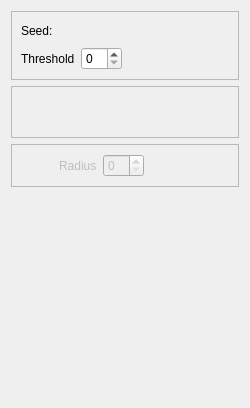
<?xml version="1.0" encoding="UTF-8"?>
<ui version="4.0">
 <class>ESPINA::SeedGrowSegmentationRefineWidget</class>
 <widget class="QWidget" name="ESPINA::SeedGrowSegmentationRefineWidget">
  <property name="geometry">
   <rect>
    <x>0</x>
    <y>0</y>
    <width>250</width>
    <height>408</height>
   </rect>
  </property>
  <property name="sizePolicy">
   <sizepolicy hsizetype="Minimum" vsizetype="Preferred">
    <horstretch>0</horstretch>
    <verstretch>0</verstretch>
   </sizepolicy>
  </property>
  <property name="minimumSize">
   <size>
    <width>250</width>
    <height>0</height>
   </size>
  </property>
  <property name="windowTitle">
   <string>Form</string>
  </property>
  <layout class="QVBoxLayout" name="verticalLayout_3">
   <item>
    <widget class="QFrame" name="frame">
     <property name="frameShape">
      <enum>QFrame::StyledPanel</enum>
     </property>
     <property name="frameShadow">
      <enum>QFrame::Raised</enum>
     </property>
     <layout class="QVBoxLayout" name="verticalLayout_2">
      <item>
       <layout class="QHBoxLayout" name="horizontalLayout_2">
        <item>
         <widget class="QLabel" name="label_6">
          <property name="text">
           <string>Seed:</string>
          </property>
         </widget>
        </item>
        <item>
         <widget class="QLabel" name="seed">
          <property name="minimumSize">
           <size>
            <width>50</width>
            <height>0</height>
           </size>
          </property>
          <property name="text">
           <string/>
          </property>
         </widget>
        </item>
        <item>
         <spacer name="horizontalSpacer_4">
          <property name="orientation">
           <enum>Qt::Horizontal</enum>
          </property>
          <property name="sizeHint" stdset="0">
           <size>
            <width>40</width>
            <height>20</height>
           </size>
          </property>
         </spacer>
        </item>
       </layout>
      </item>
      <item>
       <layout class="QHBoxLayout" name="horizontalLayout">
        <item>
         <widget class="QLabel" name="label">
          <property name="sizePolicy">
           <sizepolicy hsizetype="Maximum" vsizetype="Preferred">
            <horstretch>0</horstretch>
            <verstretch>0</verstretch>
           </sizepolicy>
          </property>
          <property name="maximumSize">
           <size>
            <width>72</width>
            <height>16777215</height>
           </size>
          </property>
          <property name="text">
           <string>Threshold</string>
          </property>
         </widget>
        </item>
        <item>
         <widget class="QSpinBox" name="threshold">
          <property name="sizePolicy">
           <sizepolicy hsizetype="Maximum" vsizetype="Fixed">
            <horstretch>0</horstretch>
            <verstretch>0</verstretch>
           </sizepolicy>
          </property>
         </widget>
        </item>
        <item>
         <spacer name="horizontalSpacer_3">
          <property name="orientation">
           <enum>Qt::Horizontal</enum>
          </property>
          <property name="sizeHint" stdset="0">
           <size>
            <width>40</width>
            <height>20</height>
           </size>
          </property>
         </spacer>
        </item>
       </layout>
      </item>
     </layout>
    </widget>
   </item>
   <item>
    <widget class="QFrame" name="roiFrame">
     <property name="frameShape">
      <enum>QFrame::StyledPanel</enum>
     </property>
     <property name="frameShadow">
      <enum>QFrame::Raised</enum>
     </property>
     <layout class="QHBoxLayout" name="horizontalLayout_5">
      <item>
       <widget class="QPushButton" name="discardROIModifications">
        <property name="enabled">
         <bool>true</bool>
        </property>
        <property name="sizePolicy">
         <sizepolicy hsizetype="Fixed" vsizetype="Fixed">
          <horstretch>0</horstretch>
          <verstretch>0</verstretch>
         </sizepolicy>
        </property>
        <property name="minimumSize">
         <size>
          <width>32</width>
          <height>32</height>
         </size>
        </property>
        <property name="maximumSize">
         <size>
          <width>32</width>
          <height>32</height>
         </size>
        </property>
        <property name="baseSize">
         <size>
          <width>32</width>
          <height>32</height>
         </size>
        </property>
        <property name="toolTip">
         <string>Discard ROI modifications</string>
        </property>
        <property name="text">
         <string/>
        </property>
        <property name="icon">
         <iconset resource="../../../rsc/espina.qrc">
          <normaloff>:/espina/reset_roi.svg</normaloff>:/espina/reset_roi.svg</iconset>
        </property>
        <property name="iconSize">
         <size>
          <width>22</width>
          <height>22</height>
         </size>
        </property>
        <property name="checkable">
         <bool>false</bool>
        </property>
        <property name="flat">
         <bool>true</bool>
        </property>
       </widget>
      </item>
     </layout>
    </widget>
   </item>
   <item>
    <widget class="QFrame" name="frame_2">
     <property name="frameShape">
      <enum>QFrame::StyledPanel</enum>
     </property>
     <property name="frameShadow">
      <enum>QFrame::Raised</enum>
     </property>
     <layout class="QVBoxLayout" name="verticalLayout_4">
      <item>
       <layout class="QHBoxLayout" name="horizontalLayout_4">
        <item>
         <widget class="QPushButton" name="applyClosing">
          <property name="maximumSize">
           <size>
            <width>32</width>
            <height>32</height>
           </size>
          </property>
          <property name="toolTip">
           <string>Apply Closing Step</string>
          </property>
          <property name="text">
           <string/>
          </property>
          <property name="icon">
           <iconset resource="../../../rsc/espina.qrc">
            <normaloff>:/espina/morphological_close.svg</normaloff>:/espina/morphological_close.svg</iconset>
          </property>
          <property name="iconSize">
           <size>
            <width>22</width>
            <height>22</height>
           </size>
          </property>
          <property name="checkable">
           <bool>true</bool>
          </property>
          <property name="flat">
           <bool>true</bool>
          </property>
         </widget>
        </item>
        <item>
         <widget class="QLabel" name="closingRadiusLabel">
          <property name="enabled">
           <bool>false</bool>
          </property>
          <property name="text">
           <string>Radius</string>
          </property>
         </widget>
        </item>
        <item>
         <widget class="QSpinBox" name="closingRadius">
          <property name="enabled">
           <bool>false</bool>
          </property>
          <property name="maximum">
           <number>20</number>
          </property>
         </widget>
        </item>
        <item>
         <spacer name="horizontalSpacer_5">
          <property name="orientation">
           <enum>Qt::Horizontal</enum>
          </property>
          <property name="sizeHint" stdset="0">
           <size>
            <width>40</width>
            <height>20</height>
           </size>
          </property>
         </spacer>
        </item>
       </layout>
      </item>
     </layout>
    </widget>
   </item>
   <item>
    <spacer name="verticalSpacer_2">
     <property name="orientation">
      <enum>Qt::Vertical</enum>
     </property>
     <property name="sizeHint" stdset="0">
      <size>
       <width>20</width>
       <height>40</height>
      </size>
     </property>
    </spacer>
   </item>
   <item>
    <layout class="QHBoxLayout" name="horizontalLayout_3">
     <item>
      <spacer name="horizontalSpacer">
       <property name="orientation">
        <enum>Qt::Horizontal</enum>
       </property>
       <property name="sizeHint" stdset="0">
        <size>
         <width>40</width>
         <height>20</height>
        </size>
       </property>
      </spacer>
     </item>
     <item>
      <widget class="QPushButton" name="apply">
       <property name="enabled">
        <bool>true</bool>
       </property>
       <property name="sizePolicy">
        <sizepolicy hsizetype="Fixed" vsizetype="Fixed">
         <horstretch>0</horstretch>
         <verstretch>0</verstretch>
        </sizepolicy>
       </property>
       <property name="minimumSize">
        <size>
         <width>32</width>
         <height>32</height>
        </size>
       </property>
       <property name="maximumSize">
        <size>
         <width>32</width>
         <height>32</height>
        </size>
       </property>
       <property name="baseSize">
        <size>
         <width>32</width>
         <height>32</height>
        </size>
       </property>
       <property name="toolTip">
        <string>Apply changes</string>
       </property>
       <property name="text">
        <string/>
       </property>
       <property name="icon">
        <iconset resource="../../../rsc/espina.qrc">
         <normaloff>:/espina/apply.svg</normaloff>:/espina/apply.svg</iconset>
       </property>
       <property name="iconSize">
        <size>
         <width>22</width>
         <height>22</height>
        </size>
       </property>
       <property name="flat">
        <bool>true</bool>
       </property>
      </widget>
     </item>
    </layout>
   </item>
  </layout>
  <zorder>verticalSpacer_2</zorder>
  <zorder>frame</zorder>
  <zorder>frame_2</zorder>
  <zorder>roiFrame</zorder>
 </widget>
 <resources>
  <include location="../../../rsc/espina.qrc"/>
 </resources>
 <connections/>
</ui>
